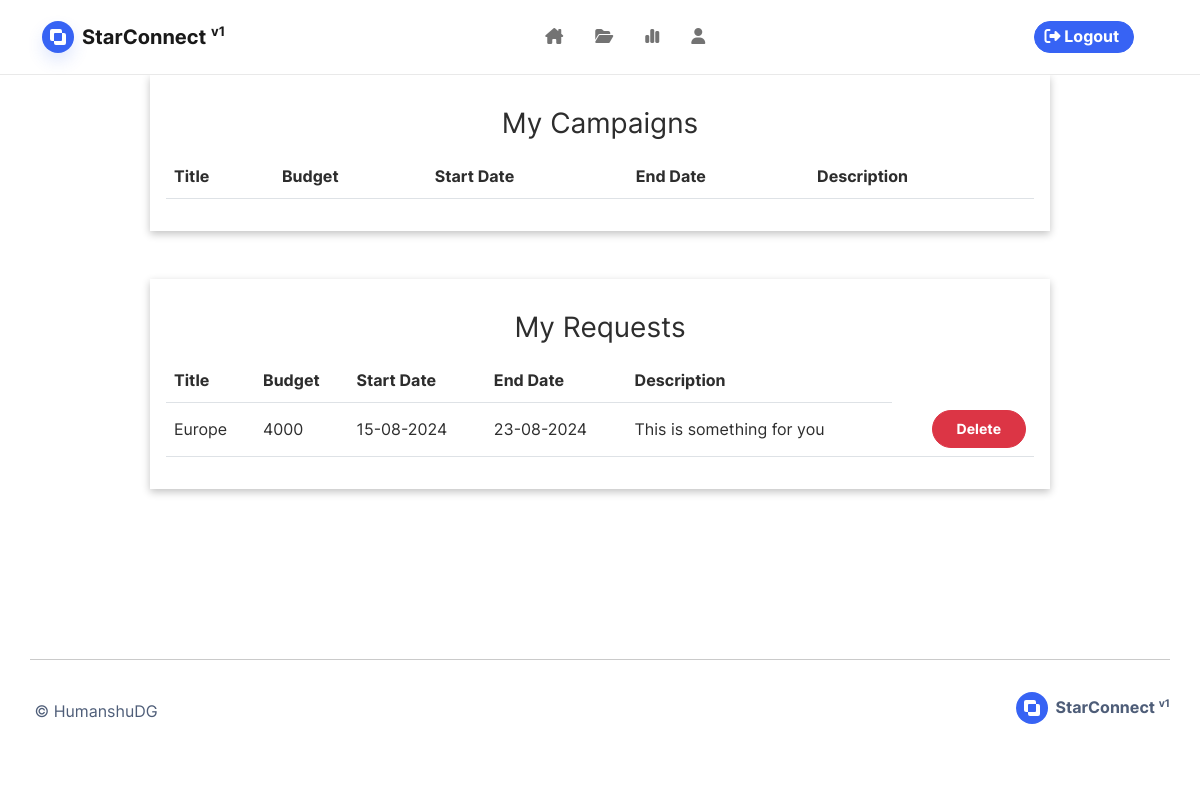
/my-campaigns (signed in), run on an earlier commit of the app's database.
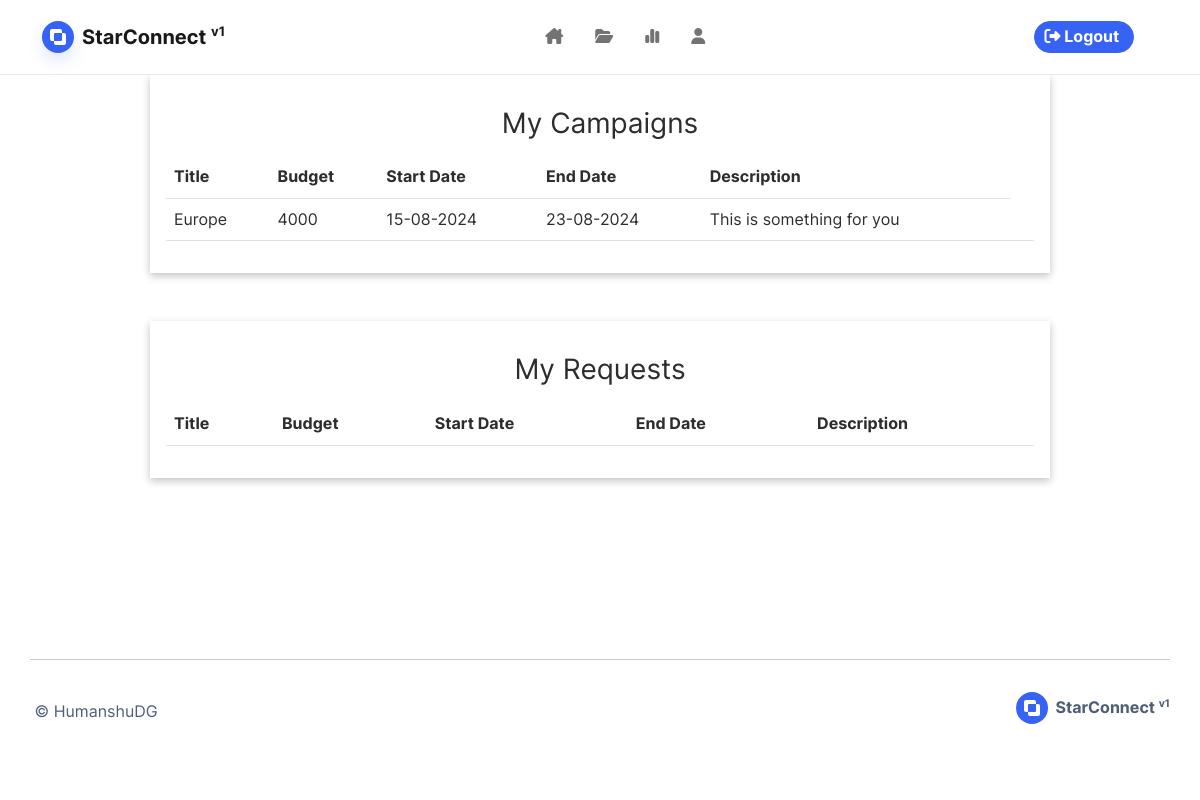
And on a later commit of the database.
### base/models.py (models this page shows, shortened)
class CampaignRequest(db.Model):
    __tablename__ = 'campaign_request'
    id = db.Column(db.Integer, primary_key=True, autoincrement=True)  # Ensure id is auto-increment
    campaign_id = db.Column(db.Integer, db.ForeignKey('campaign.id'), nullable=False)
    influencer_id = db.Column(db.Integer, db.ForeignKey('influencer.id'), nullable=False)
    budget = db.Column(db.Integer, nullable=False)
    created_at = db.Column(db.DateTime, nullable=False, default=datetime.now)

class Campaign(db.Model):
    id = db.Column(db.Integer, primary_key=True, autoincrement=True)
    sponsor_id = db.Column(db.Integer, db.ForeignKey('sponsor.id'))
    title = db.Column(db.String(150), nullable=False)
    description = db.Column(db.Text(), nullable=False)
    budget = db.Column(db.Integer, nullable=False)
    target_audience = db.Column(db.String(20))
    start_date = db.Column(db.Date(), nullable=False)
    end_date = db.Column(db.Date(), nullable=False)
    image_file = db.Column(db.String(50), nullable=False, default='default.jpg')
    is_disabled = db.Column(db.Boolean, default=True)
    is_deleted = db.Column(db.Boolean, default=False)
    is_flagged = db.Column(db.Boolean, default=False)
    date_posted = db.Column(db.DateTime, nullable=False, default=datetime.now())
    influencer_requests = db.relationship('CampaignRequest', backref='influencer_requests', uselist=True)
    influencer_contracts = db.relationship('Contract', backref='influencer_contracts', uselist=True)

class Contract(db.Model):
    id = db.Column(db.Integer, primary_key=True, autoincrement=True)
    campaign_id = db.Column(db.Integer, db.ForeignKey('campaign.id'))
    sponsor_id = db.Column(db.Integer, db.ForeignKey('sponsor.id'))
    influencer_id = db.Column(db.Integer, db.ForeignKey('influencer.id'))
    budget = db.Column(db.Integer)
    reach = db.Column(db.Integer)
    is_deleted = db.Column(db.Boolean, default=False)
    created_at = db.Column(db.DateTime, nullable=False, default=datetime.now())
    deleted_at = db.Column(db.DateTime, nullable=False, default=datetime.now())

### base/routes.py (the view)
@login_required
@role_required(Role.INFLUENCER)
@app.route("/my-campaigns")
def my_contracts():
    contracts = (
        Contract.query
            .filter_by(
                influencer_id = current_user.influencer.id
                )
            .join(Campaign, Campaign.id==Contract.campaign_id)
            .add_columns(Campaign.description,
                         Campaign.start_date,
                         Campaign.end_date,
                         Campaign.title,
                         Contract.budget)
            .all())
    reqs = (
        CampaignRequest.query
            .filter_by(
                influencer_id = current_user.influencer.id
                )
            .join(Campaign, Campaign.id==CampaignRequest.campaign_id)
            .add_columns(Campaign.description,
                         Campaign.start_date,
                         Campaign.end_date,
                         Campaign.title,
                         CampaignRequest.influencer_id,
                         CampaignRequest.campaign_id,
                         Campaign.budget)
            .all())
    return render_template('my-contracts.html', contracts=contracts, reqs=reqs)

### base/models.py (called while the page is built)
@login_manager.user_loader
def load_user(user_id):
    return User.query.get(int(user_id))

### base/templates/my-contracts.html (shortened to what this page needs)
{% extends 'base.html' %}
{% block blog %}
<div
    class="mb-5 mx-auto p-3 w-75"
    style="box-shadow: rgba(0, 0, 0, 0.24) 0px 3px 8px"
>
    <h3 class="my-3">My Campaigns</h3>
    <table class="table table-hover w-100 text-center">
        <tr class="col-md-12">
            <th>Title</th>
            <th>Budget</th>
            <th>Start Date</th>
            <th>End Date</th>
            <th>Description</th>
        </tr>
        {% for contract in contracts %}
        <tr class="col-md-12">
            <td>{{contract.title}}</td>
            <td>{{contract.budget}}</td>
            <td>{{contract.start_date.strftime('%d-%m-%Y')}}</td>
            <td>{{contract.end_date.strftime('%d-%m-%Y')}}</td>
            <td style="max-width: 600px">{{contract.description}}</td>
            <td></td>
        </tr>
        {% endfor %}
    </table>
</div>
<div
    class="mb-5 mx-auto p-3 w-75"
    style="box-shadow: rgba(0, 0, 0, 0.24) 0px 3px 8px"
>
    <h3 class="my-3">My Requests</h3>
    <table class="table table-hover w-100 text-center">
        <tr class="col-md-12">
            <th>Title</th>
            <th>Budget</th>
            <th>Start Date</th>
            <th>End Date</th>
            <th>Description</th>
        </tr>
        {% for contract in reqs %}
        <tr class="col-md-12">
            <td>{{contract.title}}</td>
            <td>{{contract.budget}}</td>
            <td>{{contract.start_date.strftime('%d-%m-%Y')}}</td>
            <td>{{contract.end_date.strftime('%d-%m-%Y')}}</td>
            <td style="max-width: 600px">{{contract.description}}</td>
            <td class="" style="text-align: right !important">
                <a href="{{ url_for('delete_request', campaign_id=contract.campaign_id, influencer_id=contract.influencer_id ) }}">
                    <button class="btn btn-sm btn-danger">Delete</button>
                </a>
            </td>
        </tr>
        {% endfor %}
    </table>
</div>
{% endblock %}

### base/templates/base.html (shortened to what this page needs)
<!DOCTYPE html>
<html lang="en">
<head>
	<link rel = "stylesheet" href = '/static/style.css'>
</head>
<body>
	<nav id="mainNav" class="navbar navbar-light navbar-expand-md sticky-top navbar-shrink py-3">
		<div class="container">
			<a class="navbar-brand d-flex align-items-center"
				href="/"
				>
				<span class="bs-icon-sm bs-icon-circle bs-icon-primary shadow d-flex justify-content-center align-items-center me-2 bs-icon">
					<svg class="bi bi-exclude" xmlns="http://www.w3.org/2000/svg" width="1em" height="1em" fill="currentColor" viewBox="0 0 16 16">
						<path d="M0 2a2 2 0 0 1 2-2h8a2 2 0 0 1 2 2v2h2a2 2 0 0 1 2 2v8a2 2 0 0 1-2 2H6a2 2 0 0 1-2-2v-2H2a2 2 0 0 1-2-2V2zm12 2H5a1 1 0 0 0-1 1v7h7a1 1 0 0 0 1-1V4z"></path>
					</svg>
				</span>
				<span>
					StarConnect
						<sup>
							<small>
								v1
							</small>
						</sup>
				</span>
			</a>
			<div id="navcol-1" class="collapse navbar-collapse justify-content-between align-items-center">
				{% if current_user.is_authenticated %}
					<ul class="navbar-nav mx-auto">
						<li class="nav-item">
							<a class="nav-link"
							{% if current_user.role=="ADMIN"  %}
							href="/admin"
							{% else %}
							href="/home"
							{% endif %}
							>
								<i class="fa-solid fa-house-chimney"></i>
							</a>
						</li>
						{% if current_user.role=="INFLUENCER" %}
						<li class="nav-item">
							<a class="nav-link
							" href="{{url_for('my_contracts')}}">
								<i class="fa-solid fa-folder-open"></i>
							</a>
						</li>
						{% endif %}
						<li class="nav-item">
							<a class="nav-link" href="{{ url_for('stats') }}">
								<i class="fa-solid fa-chart-simple"></i>
							</a>
						</li>
						{% if current_user.role != "ADMIN" %}
						<li class="nav-item">
							<a class="nav-link
								{% block profile %}
								{% endblock %}
								" href="/account">
								<i class="fa-solid fa-user"></i>
							</a>
						</li>
						{% endif %}
					</ul>
					<ul class="nav mx-1 navbar-right">
						<li class='nav-item navbar-right'>
							<a class="btn btn-primary" role="button" style="margin-left: 20px;margin-right: 20px;padding-left: 10px;padding-right: 10px;padding-top: 2px;padding-bottom: 2px;"
								href="{{url_for('logout')}}"
								>
								<i class="fa fa-sign-out"></i>&nbsp;Logout&nbsp;
							</a>
						</li>
					</ul>
				{% endif %}
			</div>
		</div>
	</nav>
	<div align='center' style='display: flex; flex-direction: column; min-height: 520px;'>
		{% block blog %}
		{% endblock %}
	</div>
	<footer class="bg-primary-gradient" style="margin-top: auto; background: #ffffff;">
		<div class="container py-4 py-lg-5" style="margin-top: auto;margin-bottom: 0px;padding-left: 0px;padding-right: 0px;">
			<hr>
			<div class="text-muted d-flex justify-content-between align-items-center pt-3">
				<p class="mb-0">
					&nbsp;<a href='https://www.linkedin.com/in/HumanshuDG' style='text-decoration:none'>©&nbsp;HumanshuDG</a>
				</p>
				<div class="fw-bold d-flex align-items-center mb-2">
					<span class="bs-icon-sm bs-icon-circle bs-icon-primary d-flex justify-content-center align-items-center bs-icon me-2">
						<svg xmlns="http://www.w3.org/2000/svg" width="1em" height="1em" fill="currentColor" viewBox="0 0 16 16" class="bi bi-bezier">
							<path d="M0 2a2 2 0 0 1 2-2h8a2 2 0 0 1 2 2v2h2a2 2 0 0 1 2 2v8a2 2 0 0 1-2 2H6a2 2 0 0 1-2-2v-2H2a2 2 0 0 1-2-2V2zm12 2H5a1 1 0 0 0-1 1v7h7a1 1 0 0 0 1-1V4z"></path>
						</svg>
					</span>
					<span>
						StarConnect
							<sup>
								<small>
									v1
								</small>
							</sup>
					</span>
				</div>
			</div>
		</div>
	</footer>
</body>
</html>

### base/templates/my-contracts.html (style rules this page uses)
td, th { vertical-align: middle; text-align: left; }

What changed in the data, as far as the page shows it:
removed CampaignRequest: title "Europe", budget "4000", start_date "15-08-2024", end_date "23-08-2024", description "This is something for you"
added Contract: title "Europe", budget "4000", start_date "15-08-2024", end_date "23-08-2024", description "This is something for you"
